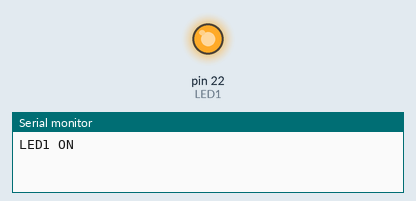
The sketch below on a simulated Arduino Mega 2560, built with avr-gcc and run on an emulated ATmega2560. Parts: output pins drawn as LEDs (lit = HIGH), the last lines printed to the serial monitor.

Above: at 1.0 s.
At 3.0 s:
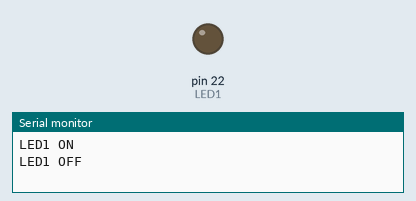
Timing chart, 0 to 5.2 s (numbered marks = the images above):
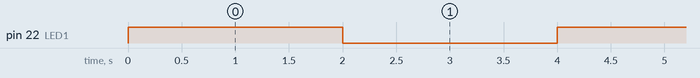

The sketch:

LED1.ino
```cpp
const int LED1 = 22;

void setup() {
  pinMode (LED1,OUTPUT);
  Serial.begin(9600);
  // put your setup code here, to run once:

}

void loop() {
  digitalWrite(LED1,HIGH);
  Serial.println("LED1 ON");
  delay(2000);
  digitalWrite(LED1,LOW);
  Serial.println("LED1 OFF");
  delay(2000);
  // put your main code here, to run repeatedly:

}
```

Measured:
- by itself, pin 22 (LED1): alternates HIGH for 2.0 s and LOW for 2.0 s
